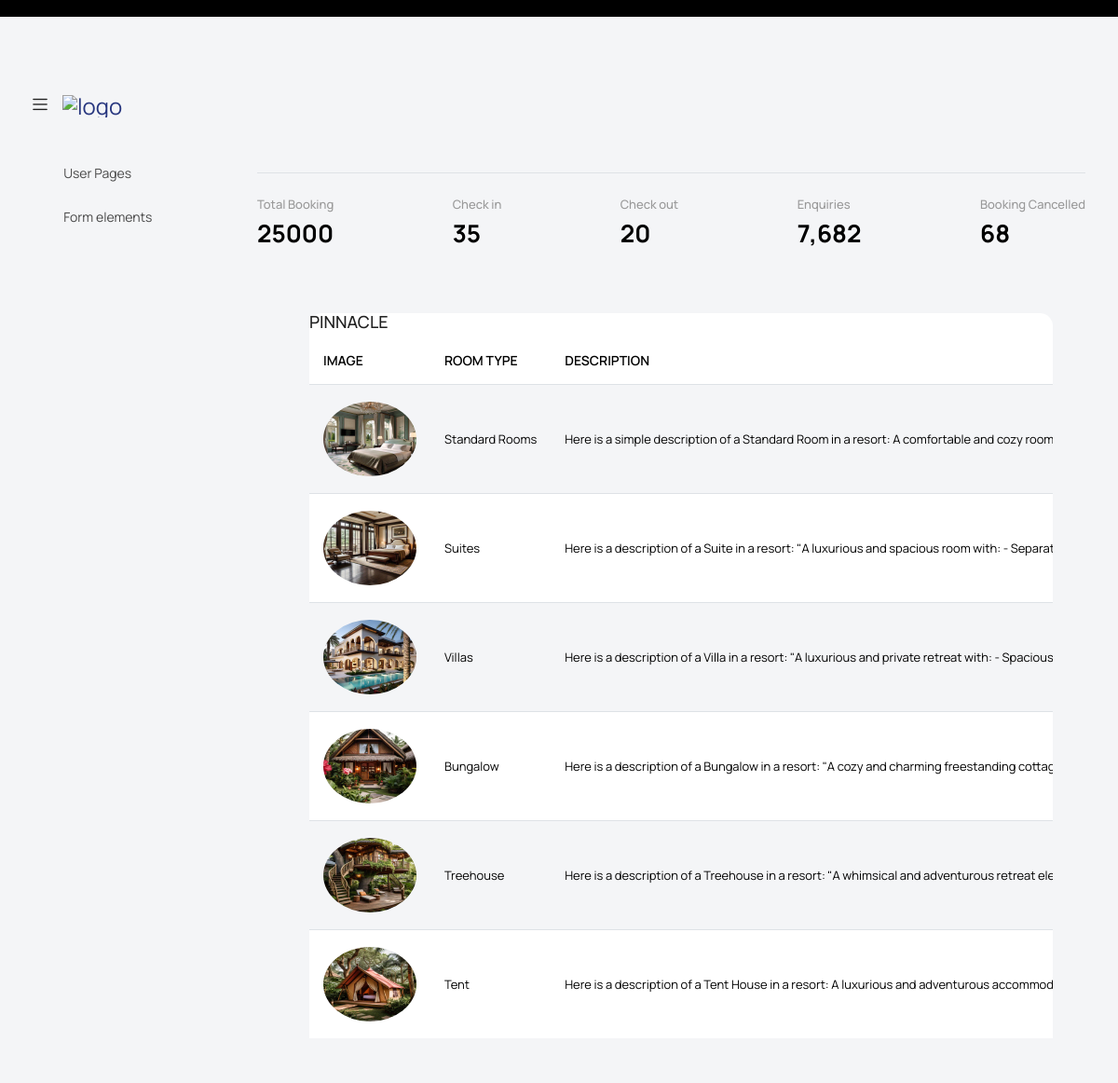
The app's page /backend/display/ with its own data.
### backend/models.py (models this page shows)
class Accomdb(models.Model):
    NAME = models.CharField(max_length=50,null=True,blank=True)
    IMAGE = models.FileField(upload_to='images', null=True, blank=True)
    DESCRIPTION = models.CharField(max_length=1000, null=True, blank=True)

### backend/views.py (the view)
# urls.py: path('display/',views.displaypage, name="displaypage"),
def displaypage(req):
    data=Accomdb.objects.all()
    return render(req, "display_accommodation.html", {'data': data})

### backend/templates/display_accommodation.html (shortened to what this page needs)
<!DOCTYPE html>
{% extends 'index.html' %}
{% block content %}
<div class="card body">
    <h4>PINNACLE</h4>
    <div class="table-responsive">
        <table class="table table-striped">
            <thead>
                <tr>
                    <th>IMAGE</th>
                    <th>ROOM TYPE</th>
                    <th>DESCRIPTION</th>
                </tr>
            </thead>
            <tbody>
                {% for i in data %}
                <tr>
                    <td>
                        <img src="{{ i.IMAGE.url }}" style="height:80px;width:100px" alt="Room Image">
                    </td>
                    <td>{{ i.NAME }}</td>
                    <td>{{ i.DESCRIPTION }}</td>
                </tr>
                {% endfor %}
            </tbody>
        </table>
    </div>
</div>
{% endblock %}

### backend/templates/index.html (shortened to what this page needs)
  <!DOCTYPE html>
{% load static %}
<html lang="en">
<head>
    <link rel="stylesheet" href="{% static 'assets/vendors/feather/feather.css' %}">
    <link rel="stylesheet" href="{% static 'assets/vendors/mdi/css/materialdesignicons.min.css' %}">
    <link rel="stylesheet" href="{% static 'assets/vendors/ti-icons/css/themify-icons.css' %}">
    <link rel="stylesheet" href="{% static 'assets/vendors/font-awesome/css/font-awesome.min.css' %}">
    <link rel="stylesheet" href="{% static 'assets/vendors/typicons/typicons.css' %}">
    <link rel="stylesheet" href="{% static 'assets/vendors/simple-line-icons/css/simple-line-icons.css' %}">
    <link rel="stylesheet" href="{% static 'assets/vendors/css/vendor.bundle.base.css' %}">
    <link rel="stylesheet" href="{% static 'assets/vendors/bootstrap-datepicker/bootstrap-datepicker.min.css' %}">
    <link rel="stylesheet" href="{% static 'assets/vendors/datatables.net-bs4/dataTables.bootstrap4.css' %}">
    <link rel="stylesheet" type="text/css" href="{% static 'assets/js/select.dataTables.min.css' %}">
    <link rel="stylesheet" href="{% static 'assets/css/style.css' %}">
</head>
<body class="with-welcome-text">
    <div class="container-scroller">
      <div class="row p-0 m-0 proBanner" id="proBanner">
        <div class="col-md-12 p-0 m-0">
          <div class="card-body card-body-padding px-3 d-flex align-items-center justify-content-between">
          </div>
        </div>
      </div>
      <nav class="navbar default-layout col-lg-12 col-12 p-0 fixed-top d-flex align-items-top flex-row">
        <div class="text-center navbar-brand-wrapper d-flex align-items-center justify-content-start">
          <div class="me-3">
            <button class="navbar-toggler navbar-toggler align-self-center" type="button" data-bs-toggle="minimize">
              <span class="icon-menu"></span>
            </button>
          </div>
          <div>
            <a class="navbar-brand brand-logo" href="index.html">
              <img src="{% static 'assets/images/logo.svg' %}" alt="logo" />
            </a>
          </div>
        </div>
        <div class="navbar-menu-wrapper d-flex align-items-top">
        </div>
      </nav>
      <div class="container-fluid page-body-wrapper">
        <nav class="sidebar sidebar-offcanvas" id="sidebar">
          <ul class="nav">
              <li class="nav-item">
              <a class="nav-link" data-bs-toggle="collapse" href="#auth" aria-expanded="false" aria-controls="auth">
                <i class="menu-icon mdi mdi-account-circle-outline"></i>
                <span class="menu-title">User Pages</span>
                <i class="menu-arrow"></i>
              </a>
            </li>
              <li class="nav-item">
                  <a class="nav-link" data-bs-toggle="collapse" href="#form-elements" aria-expanded="false" aria-controls="form-elements">
                      <i class="menu-icon mdi mdi-card-text-outline"></i>
                      <span class="menu-title">Form elements</span>
                      <i class="menu-arrow"></i>
                  </a>
              </li>
          </ul>
        </nav>
        <div class="main-panel">
          <div class="content-wrapper">
            <div class="row">
              <div class="col-sm-12">
                <div class="home-tab">
                  <div class="d-sm-flex align-items-center justify-content-between border-bottom">
                  </div>
                  <div class="tab-content tab-content-basic">
                    <div class="tab-pane fade show active" id="overview" role="tabpanel" aria-labelledby="overview">
                      <div class="row">
                        <div class="col-sm-12">
                          <div class="statistics-details d-flex align-items-center justify-content-between">
                            <div>
                              <p class="statistics-title">Total Booking</p>
                              <h3 class="rate-percentage">25000</h3>
                            </div>
                            <div>
                              <p class="statistics-title">Check in</p>
                              <h3 class="rate-percentage">35</h3>
                            </div>
                            <div>
                              <p class="statistics-title">Check out</p>
                              <h3 class="rate-percentage">20</h3>
                            </div>
                            <div>
                              <p class="statistics-title">Enquiries</p>
                              <h3 class="rate-percentage">7,682</h3>
                            </div>
                            <div>
                              <p class="statistics-title">Booking Cancelled</p>
                              <h3 class="rate-percentage">68</h3>
                            </div>
                          </div>
                        </div>
                      </div>
                    </div>
                  </div>
                </div>
                <div class="content-wrapper">
                  {% block content %}{% endblock %}
                </div>
              </div>
            </div>
          </div>
        </div>
      </div>
    </div>
  </body>
</html>

### records on screen
Accomdb: IMAGE (picture), NAME "Standard Rooms", DESCRIPTION "Here is a simple description of a Standard Room in a resort: A comfortable and cozy room…"
Accomdb: IMAGE (picture), NAME "Suites", DESCRIPTION "Here is a description of a Suite in a resort: \"A luxurious and spacious room with: -…"
Accomdb: IMAGE (picture), NAME "Villas", DESCRIPTION "Here is a description of a Villa in a resort: \"A luxurious and private retreat with: - Spacious…"
Accomdb: IMAGE (picture), NAME "Bungalow", DESCRIPTION "Here is a description of a Bungalow in a resort: \"A cozy and charming freestanding…"
Accomdb: IMAGE (picture), NAME "Treehouse", DESCRIPTION "Here is a description of a Treehouse in a resort: \"A whimsical and adventurous retreat…"
Accomdb: IMAGE (picture), NAME "Tent", DESCRIPTION "Here is a description of a Tent House in a resort: A luxurious and adventurous…"
